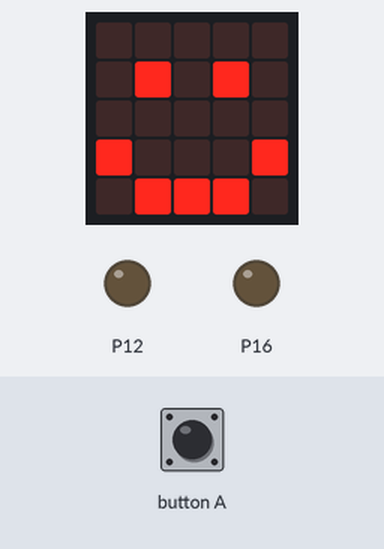
Bench run of a program on a simulated BBC micro:bit running MicroPython. Shown: the board's 5×5 LED display, output pins drawn as LEDs (lit = HIGH). Inputs (shaded band) come from the test bench.

Above: at 1.2 s.
1.3 s: button A pressed for 0.15 s
At 2.5 s:
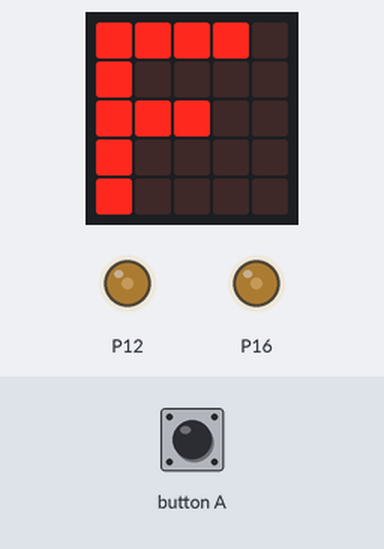
At 4.0 s:
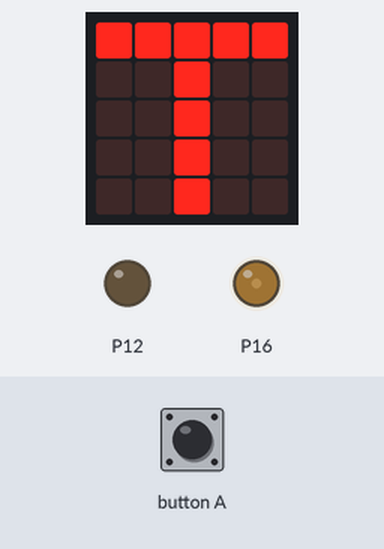
Timing chart, 0 to 22.8 s (numbered marks = the images above; inputs shaded):
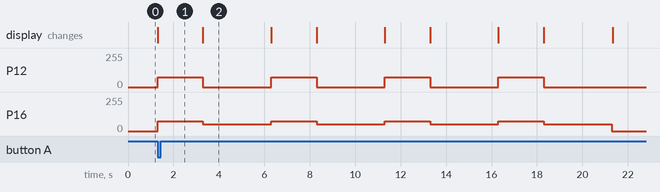

Measured:
- after the input at 1.3 s, P12: alternates 75/255 for 2.0 s and 0/255 for 3.0 s, starting at once; P16: 0/255 → 75/255 at once, then repeats every 5.0 s: 50/255 3.0 s, 75/255 2.0 s; the display: changes at once (image 1)

The program:

drive_square.py
```python
import microbit as mb

# Outputs:
#  pin16 (left forward)
#  pin12 (right forward)
#  pin0 (left reverse)
#  pin8 (right reverse)

# Inputs:
#  pin2 (left line sensor)
#  pin1 (right line sensor)


def main():
    mb.display.show(mb.Image.HAPPY)
    while True:
        if mb.button_a.is_pressed():
            drive_square()
            stop()


def drive_square():
    fast_speed = 300
    slow_speed = 200
    for i in range(4):
        mb.pin12.write_analog(fast_speed)
        mb.pin16.write_analog(fast_speed)
        mb.display.show("F")
        mb.sleep(2000)
        mb.pin12.write_analog(0)
        mb.pin16.write_analog(slow_speed)
        mb.display.show("T")
        mb.sleep(3000)


def stop():
    mb.pin12.write_analog(0)
    mb.pin16.write_analog(0)
    mb.display.show("S")


main()
```
